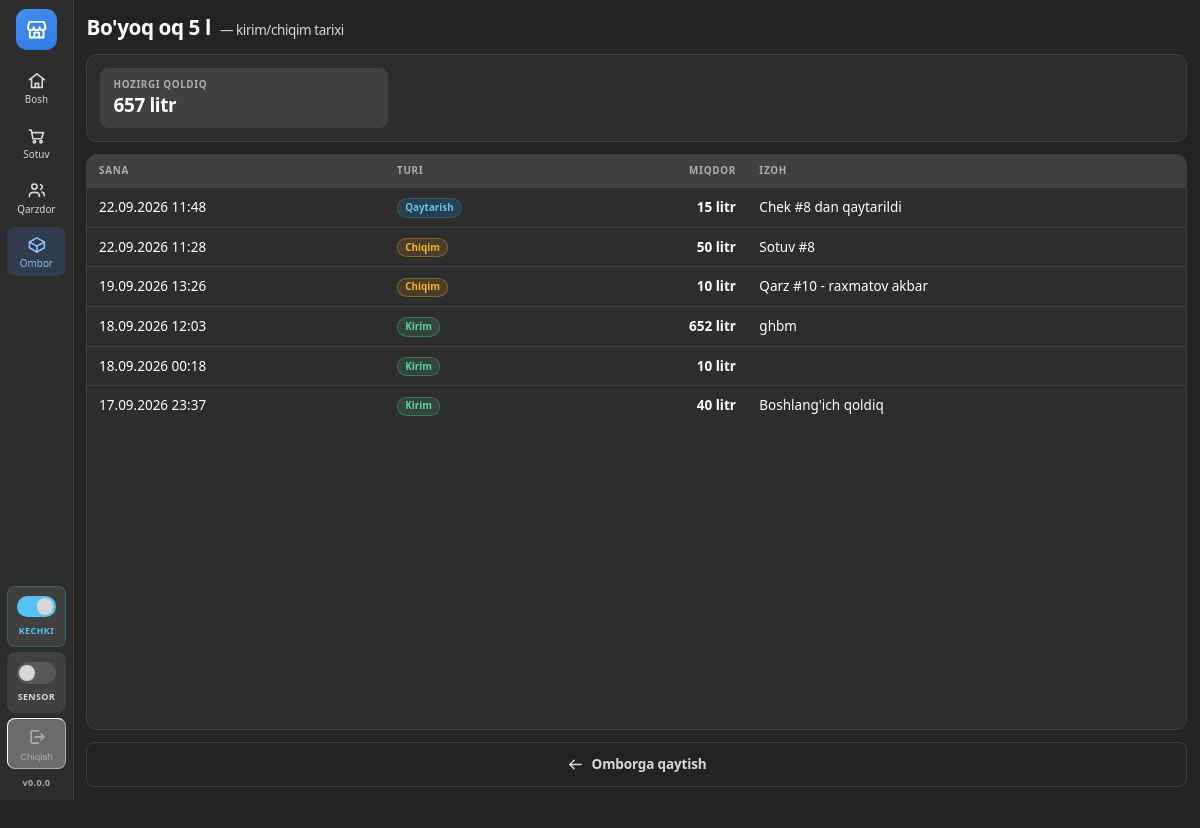
Page /ombor/4/harakatlar/ (signed in) on the committed database.
### ombor/models.py (models this page shows, shortened)
class Mahsulot(models.Model):
    nom = models.CharField("Nomi", max_length=120, unique=True,
                           error_messages={"unique": "Bunday nomli tovar allaqachon bor."})
    kod = models.CharField(
        "Kod", max_length=KOD_UZUNLIK, unique=True, blank=True, db_index=True,
        help_text="Tovar yaratilganda o'zi beriladi va hech qachon o'zgarmaydi.",
    )
    birlik = models.CharField("Sotuv birligi", max_length=10, choices=Birlik,
                              default=Birlik.DONA)
    valyuta = models.CharField(
        "Qaysi pulda keladi", max_length=10, choices=Valyuta, default=Valyuta.SOM,
        help_text="Tovar dollarda kelgan bo'lsa narxi ham dollarda hisoblanadi.",
    )
    olish_birligi = models.CharField(
        "Olish birligi", max_length=10, choices=Birlik, blank=True, default="",
        help_text="Tovar boshqa birlikda olinsa tanlang. Bo'sh bo'lsa — sotuv birligining o'zi.",
    )
    olish_miqdori = models.DecimalField(
        "Bittasida", max_digits=12, decimal_places=3, default=1,
        help_text="1 olish birligida nechta sotuv birligi bor. Masalan 1 rulon = 100 metr.",
    )
    narx = models.DecimalField(
        "Narxi", max_digits=12, decimal_places=2, default=0,
        help_text="1 sotuv birligi uchun, tovarning valyutasida. Kassada summa "
                  "baribir qo'lda yoziladi — bu narx ma'lumot uchun.",
    )
    qoldiq = models.DecimalField("Qoldiq", max_digits=12, decimal_places=3, default=0)
    faol = models.BooleanField("Faol", default=True)
    yaratilgan = models.DateTimeField(auto_now_add=True)
    class Meta:
        verbose_name = "Mahsulot"
        verbose_name_plural = "Mahsulotlar"
        ordering = ["nom"]
    @property
    def ikki_birlikmi(self):
        return bool(self.olish_birligi) and self.olish_birligi != self.birlik

class OmborHarakati(models.Model):
    mahsulot = models.ForeignKey(Mahsulot, on_delete=models.CASCADE, related_name="harakatlar")
    tur = models.CharField("Turi", max_length=10, choices=HarakatTuri)
    miqdor = models.DecimalField("Miqdor", max_digits=12, decimal_places=3)
    kiritilgan_miqdor = models.DecimalField("Kiritilgan miqdor", max_digits=12, decimal_places=3,
                                            null=True, blank=True)
    kiritilgan_birlik = models.CharField("Kiritilgan birlik", max_length=10, blank=True)
    izoh = models.CharField("Izoh", max_length=200, blank=True)
    sana = models.DateTimeField(auto_now_add=True)
    class Meta:
        verbose_name = "Ombor harakati"
        verbose_name_plural = "Ombor harakatlari"
        ordering = ["-sana"]
    @property
    def korinish(self):
        asos = f"{tekis_matn(self.miqdor)} {self.mahsulot.birlik}"
        if (self.kiritilgan_birlik and self.kiritilgan_miqdor is not None
                and self.kiritilgan_birlik != self.mahsulot.birlik):
            return f"{tekis_matn(self.kiritilgan_miqdor)} {self.kiritilgan_birlik} = {asos}"
        return asos

### ombor/views.py (the view)
# urls.py: path("<int:pk>/harakatlar/", views.harakatlar, name="harakatlar"),
def harakatlar(request, pk):
    mahsulot = get_object_or_404(Mahsulot, pk=pk)
    return render(request, "ombor/harakatlar.html", {
        "mahsulot": mahsulot,
        "harakatlar": mahsulot.harakatlar.all()[:200],
    })

### config/kontekst.py (called while the page is built)
def _oqi():
    yol = getattr(settings, "VERSIYA_FAYL", None)
    if yol is None or not yol.exists():
        return getattr(settings, "VERSIYA", "")
    vaqt = yol.stat().st_mtime
    if _xotira["vaqt"] != vaqt:
        _xotira["vaqt"] = vaqt
        _xotira["qiymat"] = yol.read_text(encoding="utf-8").strip()
    return _xotira["qiymat"]

def versiya(request):
    return {"versiya": _oqi()}

### ombor/models.py (called while the page is built)
def tekis_son(son):
    son = son or Decimal("0")
    if son == son.to_integral_value():
        return f"{son.to_integral_value():f}"
    return f"{son.normalize():f}"

def tekis_matn(son):
    return tekis_son(son).replace(".", ",")

### qarz/templatetags/statik_versiya.py (called while the page is built)
@register.simple_tag
def statik(yol):
    manzil = static(yol)
    papkalar = list(getattr(settings, "STATICFILES_DIRS", []))
    if getattr(settings, "STATIC_ROOT", None):
        papkalar.append(settings.STATIC_ROOT)
    for papka in papkalar:
        toliq = os.path.join(str(papka), *yol.split("/"))
        if os.path.exists(toliq):
            return f"{manzil}?v={int(os.path.getmtime(toliq))}"
    return manzil

### qarz/templatetags/xozmag.py (called while the page is built, shortened)
def _decimalga(qiymat):
    try:
        return Decimal(str(qiymat).replace(" ", "").replace(",", "."))
    except (InvalidOperation, TypeError, ValueError):
        return None

@register.filter
def tekis(qiymat):
    son = _decimalga(qiymat)
    if son is None:
        return qiymat
    if son == son.to_integral_value():
        return f"{son.to_integral_value():,f}".replace(",", " ")

### templates/ombor/harakatlar.html (shortened to what this page needs)
{% extends "base.html" %}
{% load xozmag %}
{% block tana %}
<div class="sahifa-keng sahifa-toliq">
  <div class="sarlavha">
    {{ mahsulot.nom }}
    <span class="kichik">— kirim/chiqim tarixi</span>
  </div>
  <div class="quti">
    <div class="korsatkich" style="max-width:320px">
      <div class="nomi">Hozirgi qoldiq</div>
      <div class="qiymati">{{ mahsulot.qoldiq|tekis }} {{ mahsulot.birlik }}</div>
    </div>
  </div>
  <div class="jadval-quti">
    <table class="jadval">
      <thead>
        <tr><th>Sana</th><th>Turi</th><th class="son">Miqdor</th><th>Izoh</th></tr>
      </thead>
      <tbody>
        {% for h in harakatlar %}
          <tr>
            <td class="sust">{{ h.sana|date:"d.m.Y H:i" }}</td>
            <td>
              <span class="nishon {% if h.tur == 'kirim' %}yashil{% elif h.tur == 'chiqim' %}ogoh{% elif h.tur == 'qaytarish' %}kok{% endif %}">
                {{ h.get_tur_display }}
              </span>
            </td>
            <td class="son"><b>{{ h.korinish }}</b></td>
            <td>{{ h.izoh }}</td>
          </tr>
        {% endfor %}
      </tbody>
    </table>
  </div>
  <a class="tugma tinch" href="{% url 'ombor:royxat' %}">
    <svg class="ikon"><use href="#i-chap"></use></svg> Omborga qaytish
  </a>
</div>
{% endblock %}

### static/css/uslub.css (style rules this page uses)
:root { --kolam: .9; zoom: var(--kolam); --menyu-eni: 82px; --tugma-balandlik: 50px; --matn: 15px; --katta-matn: 19px; --oraliq: 14px; --radius: 12px; --radius-s: 9px; --fon: #232323; --panel: #2d2d2d; --panel-2: #404040; --panel-3: #4d4d4d; --chegara: #404040; --chegara-2: #595959; --matn-rang: #ffffff; --matn-2: #d7d7d7; --matn-3: #adadad; --urgu: #468ff3; --urgu-quyuq: #2f7ae0; --urgu-fon: rgba(70, 143, 243, .15); --urgu-chek: rgba(70, 143, 243, .4); --urgu-matn: #8fbdf8; --ogoh: #ffb020; --ogoh-fon: rgba(255, 176, 32, .12); --ogoh-chek: rgba(255, 176, 32, .35); --tasdiq: #5ad39e; --tasdiq-quyuq: #45b986; --tasdiq-fon: rgba(90, 211, 158, .14); --tasdiq-chek: rgba(90, 211, 158, .35); --xato: #f87171; --xato-fon: rgba(248, 113, 113, .14); --xato-chek: rgba(248, 113, 113, .35); --kok: #57c2f5; --kok-fon: rgba(29, 153, 221, .16); --kok-chek: rgba(29, 153, 221, .35); --asosiy-matn: #ffffff; --tasdiq-matn: #0a2617; --soya: 0 2px 6px rgba(0, 0, 0, .35); --soya-2: 0 10px 30px rgba(0, 0, 0, .45); }
* { box-sizing: border-box; margin: 0; padding: 0; }
body { font-family: "Segoe UI Variable Text", "Segoe UI", system-ui, -apple-system, Roboto, sans-serif; font-size: var(--matn); line-height: 1.4; background: var(--fon); color: var(--matn-rang); -webkit-font-smoothing: antialiased; -webkit-tap-highlight-color: transparent; height: calc(100vh / var(--kolam)); display: flex; overflow: hidden; }
.sahifa-toliq { display: flex; flex-direction: column; height: 100%; min-height: 0; }
.sahifa-toliq > .jadval-quti { flex: 1; min-height: 0; overflow: auto; }
.sahifa-toliq table.jadval thead th { position: sticky; top: 0; z-index: 2; background: var(--panel-2); }
.sahifa-keng { max-width: 1500px; margin: 0 auto; }
.sarlavha { display: flex; align-items: baseline; gap: 10px; font-size: calc(var(--katta-matn) + 4px); font-weight: 650; letter-spacing: -.02em; margin-bottom: var(--oraliq); }
.sarlavha .kichik { font-size: var(--matn); font-weight: 400; color: var(--matn-2); }
.tugma { display: inline-flex; align-items: center; justify-content: center; gap: 8px; min-height: var(--tugma-balandlik); padding: 0 18px; font-size: var(--matn); font-weight: 600; font-family: inherit; letter-spacing: -.01em; color: var(--matn-rang); background: var(--panel-3); border: 1px solid var(--chegara-2); border-radius: var(--radius-s); cursor: pointer; text-decoration: none; user-select: none; transition: background .12s ease, border-color .12s ease, transform .1s ease; }
.tugma.tinch { background: transparent; border-color: var(--chegara); color: var(--matn-2); }
.ikon { width: 19px; height: 19px; flex: none; }
.quti { background: var(--panel); border: 1px solid var(--chegara); border-radius: var(--radius); padding: var(--oraliq); margin-bottom: var(--oraliq); }
.korsatkich { background: var(--panel-2); border: 1px solid var(--chegara); border-radius: var(--radius-s); padding: 10px 14px; }
.korsatkich .nomi { font-size: 11px; font-weight: 600; letter-spacing: .06em; text-transform: uppercase; color: var(--matn-3); }
.korsatkich .qiymati { font-size: calc(var(--katta-matn) + 2px); font-weight: 700; letter-spacing: -.02em; font-variant-numeric: tabular-nums; }
.jadval-quti { border: 1px solid var(--chegara); border-radius: var(--radius); overflow: hidden; background: var(--panel); margin-bottom: var(--oraliq); }
table.jadval { width: 100%; border-collapse: separate; border-spacing: 0; font-variant-numeric: tabular-nums; }
table.jadval th, table.jadval td { padding: 10px 13px; text-align: left; border-bottom: 1px solid var(--chegara); }
table.jadval th { background: var(--panel-2); color: var(--matn-3); font-size: 11px; font-weight: 600; letter-spacing: .07em; text-transform: uppercase; white-space: nowrap; }
table.jadval tbody tr:last-child td { border-bottom: none; }
table.jadval td.son, table.jadval th.son { text-align: right; white-space: nowrap; }
.nishon { display: inline-block; padding: 2px 8px; border-radius: 999px; font-size: 11px; font-weight: 600; background: var(--panel-3); color: var(--matn-2); border: 1px solid var(--chegara-2); white-space: nowrap; }
.nishon.ogoh { background: var(--ogoh-fon); color: var(--ogoh); border-color: var(--ogoh-chek); }
.nishon.yashil { background: var(--tasdiq-fon); color: var(--tasdiq); border-color: var(--tasdiq-chek); }
.nishon.kok { background: var(--kok-fon); color: var(--kok); border-color: var(--kok-chek); }

### rows in the picture
Mahsulot: nom "Bo'yoq oq 5 l", qoldiq|tekis "657", birlik "litr"
OmborHarakati: sana "22.09.2026 11:48", tur "Qaytarish", korinish "15 litr", izoh "Chek #8 dan qaytarildi"
OmborHarakati: sana "22.09.2026 11:28", tur "Chiqim", korinish "50 litr", izoh "Sotuv #8"
OmborHarakati: sana "19.09.2026 13:26", tur "Chiqim", korinish "10 litr", izoh "Qarz #10 - raxmatov akbar"
OmborHarakati: sana "18.09.2026 12:03", tur "Kirim", korinish "652 litr", izoh "ghbm"
OmborHarakati: sana "18.09.2026 00:18", tur "Kirim", korinish "10 litr"
OmborHarakati: sana "17.09.2026 23:37", tur "Kirim", korinish "40 litr", izoh "Boshlang'ich qoldiq"

### other values in the picture
{{ versiya }} "0.0.0"
